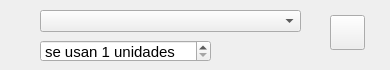
<?xml version="1.0" encoding="UTF-8"?>
<ui version="4.0">
 <class>WidgetElemento</class>
 <widget class="QWidget" name="WidgetElemento">
  <property name="geometry">
   <rect>
    <x>0</x>
    <y>0</y>
    <width>390</width>
    <height>70</height>
   </rect>
  </property>
  <property name="windowTitle">
   <string>Form</string>
  </property>
  <widget class="QLabel" name="label">
   <property name="geometry">
    <rect>
     <x>10</x>
     <y>10</y>
     <width>22</width>
     <height>22</height>
    </rect>
   </property>
   <property name="text">
    <string/>
   </property>
   <property name="pixmap">
    <pixmap resource="../resources.qrc">:/img/resources/images/inventory.png</pixmap>
   </property>
   <property name="scaledContents">
    <bool>true</bool>
   </property>
  </widget>
  <widget class="QComboBox" name="boxElemento">
   <property name="geometry">
    <rect>
     <x>40</x>
     <y>10</y>
     <width>261</width>
     <height>22</height>
    </rect>
   </property>
   <property name="font">
    <font>
     <pointsize>11</pointsize>
    </font>
   </property>
  </widget>
  <widget class="QSpinBox" name="boxProductoUtiliza">
   <property name="geometry">
    <rect>
     <x>40</x>
     <y>40</y>
     <width>171</width>
     <height>22</height>
    </rect>
   </property>
   <property name="font">
    <font>
     <pointsize>11</pointsize>
    </font>
   </property>
   <property name="suffix">
    <string> unidades</string>
   </property>
   <property name="prefix">
    <string>se usan </string>
   </property>
   <property name="minimum">
    <number>1</number>
   </property>
   <property name="maximum">
    <number>999</number>
   </property>
  </widget>
  <widget class="ClickableIcon" name="btEliminar">
   <property name="geometry">
    <rect>
     <x>330</x>
     <y>15</y>
     <width>35</width>
     <height>35</height>
    </rect>
   </property>
   <property name="text">
    <string notr="true"/>
   </property>
   <property name="icon">
    <iconset resource="../resources.qrc">
     <normaloff>:/img/resources/images/cancel.png</normaloff>:/img/resources/images/cancel.png</iconset>
   </property>
   <property name="iconSize">
    <size>
     <width>35</width>
     <height>35</height>
    </size>
   </property>
  </widget>
 </widget>
 <customwidgets>
  <customwidget>
   <class>ClickableIcon</class>
   <extends>QPushButton</extends>
   <header>utils.mywidgets.h</header>
  </customwidget>
 </customwidgets>
 <resources>
  <include location="../resources.qrc"/>
 </resources>
 <connections/>
</ui>
